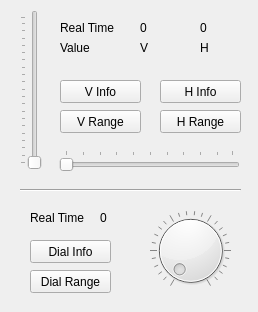
<?xml version="1.0" encoding="UTF-8"?>
<ui version="4.0">
 <class>Form</class>
 <widget class="QWidget" name="Form">
  <property name="geometry">
   <rect>
    <x>0</x>
    <y>0</y>
    <width>258</width>
    <height>312</height>
   </rect>
  </property>
  <property name="windowTitle">
   <string>Form</string>
  </property>
  <widget class="Line" name="line_15">
   <property name="geometry">
    <rect>
     <x>20</x>
     <y>180</y>
     <width>221</width>
     <height>20</height>
    </rect>
   </property>
   <property name="orientation">
    <enum>Qt::Horizontal</enum>
   </property>
  </widget>
  <widget class="QLabel" name="v_val_2">
   <property name="geometry">
    <rect>
     <x>60</x>
     <y>40</y>
     <width>41</width>
     <height>16</height>
    </rect>
   </property>
   <property name="text">
    <string>Value</string>
   </property>
  </widget>
  <widget class="QPushButton" name="v_slider_range">
   <property name="geometry">
    <rect>
     <x>60</x>
     <y>110</y>
     <width>81</width>
     <height>23</height>
    </rect>
   </property>
   <property name="text">
    <string>V Range</string>
   </property>
  </widget>
  <widget class="QLabel" name="h_val">
   <property name="geometry">
    <rect>
     <x>200</x>
     <y>40</y>
     <width>41</width>
     <height>16</height>
    </rect>
   </property>
   <property name="text">
    <string>H</string>
   </property>
  </widget>
  <widget class="QPushButton" name="h_slider_info">
   <property name="geometry">
    <rect>
     <x>160</x>
     <y>80</y>
     <width>81</width>
     <height>23</height>
    </rect>
   </property>
   <property name="text">
    <string>H Info</string>
   </property>
  </widget>
  <widget class="QPushButton" name="v_slider_info">
   <property name="geometry">
    <rect>
     <x>60</x>
     <y>80</y>
     <width>81</width>
     <height>23</height>
    </rect>
   </property>
   <property name="text">
    <string>V Info</string>
   </property>
  </widget>
  <widget class="QLabel" name="v_val">
   <property name="geometry">
    <rect>
     <x>140</x>
     <y>40</y>
     <width>41</width>
     <height>16</height>
    </rect>
   </property>
   <property name="text">
    <string>V</string>
   </property>
  </widget>
  <widget class="QSlider" name="h_slider">
   <property name="geometry">
    <rect>
     <x>59</x>
     <y>150</y>
     <width>181</width>
     <height>22</height>
    </rect>
   </property>
   <property name="orientation">
    <enum>Qt::Horizontal</enum>
   </property>
   <property name="tickPosition">
    <enum>QSlider::TicksAbove</enum>
   </property>
  </widget>
  <widget class="QPushButton" name="h_slider_range">
   <property name="geometry">
    <rect>
     <x>160</x>
     <y>110</y>
     <width>81</width>
     <height>23</height>
    </rect>
   </property>
   <property name="text">
    <string>H Range</string>
   </property>
  </widget>
  <widget class="QLabel" name="v_real_time">
   <property name="geometry">
    <rect>
     <x>140</x>
     <y>20</y>
     <width>41</width>
     <height>16</height>
    </rect>
   </property>
   <property name="text">
    <string>0</string>
   </property>
  </widget>
  <widget class="QSlider" name="v_slider">
   <property name="geometry">
    <rect>
     <x>20</x>
     <y>10</y>
     <width>22</width>
     <height>160</height>
    </rect>
   </property>
   <property name="singleStep">
    <number>5</number>
   </property>
   <property name="orientation">
    <enum>Qt::Vertical</enum>
   </property>
   <property name="tickPosition">
    <enum>QSlider::TicksAbove</enum>
   </property>
   <property name="tickInterval">
    <number>5</number>
   </property>
  </widget>
  <widget class="QLabel" name="v_real_time_2">
   <property name="geometry">
    <rect>
     <x>60</x>
     <y>20</y>
     <width>61</width>
     <height>16</height>
    </rect>
   </property>
   <property name="text">
    <string>Real Time</string>
   </property>
  </widget>
  <widget class="QLabel" name="h_real_time">
   <property name="geometry">
    <rect>
     <x>200</x>
     <y>20</y>
     <width>41</width>
     <height>16</height>
    </rect>
   </property>
   <property name="text">
    <string>0</string>
   </property>
  </widget>
  <widget class="QPushButton" name="dial_range">
   <property name="geometry">
    <rect>
     <x>30</x>
     <y>270</y>
     <width>81</width>
     <height>23</height>
    </rect>
   </property>
   <property name="text">
    <string>Dial Range</string>
   </property>
  </widget>
  <widget class="QDial" name="dial">
   <property name="geometry">
    <rect>
     <x>150</x>
     <y>210</y>
     <width>81</width>
     <height>81</height>
    </rect>
   </property>
   <property name="notchesVisible">
    <bool>true</bool>
   </property>
  </widget>
  <widget class="QPushButton" name="dial_info">
   <property name="geometry">
    <rect>
     <x>30</x>
     <y>240</y>
     <width>81</width>
     <height>23</height>
    </rect>
   </property>
   <property name="text">
    <string>Dial Info</string>
   </property>
  </widget>
  <widget class="QLabel" name="dial_lb">
   <property name="geometry">
    <rect>
     <x>30</x>
     <y>210</y>
     <width>61</width>
     <height>16</height>
    </rect>
   </property>
   <property name="text">
    <string>Real Time</string>
   </property>
  </widget>
  <widget class="QLabel" name="dial_real_time">
   <property name="geometry">
    <rect>
     <x>100</x>
     <y>210</y>
     <width>31</width>
     <height>16</height>
    </rect>
   </property>
   <property name="text">
    <string>0</string>
   </property>
  </widget>
 </widget>
 <resources/>
 <connections/>
</ui>
